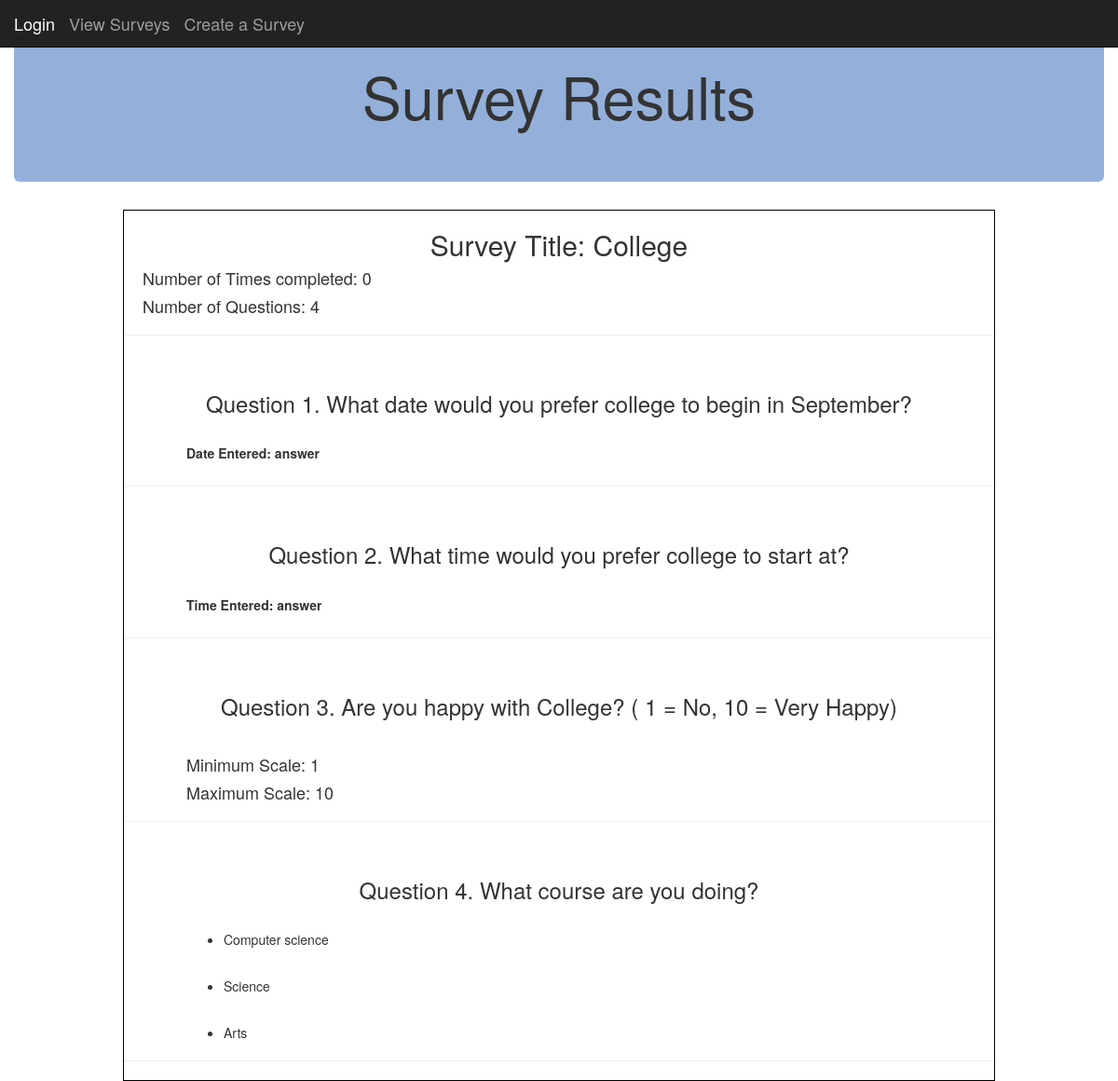
Screenshot of /post_detail/620/ with the database file from the repository.
### posts/models.py (models this page shows, shortened)
class Post(models.Model):
	title = models.CharField(max_length = 250)
	dateSurvCreated = models.DateTimeField()
	numOfQuestions = models.IntegerField( default = '1')
	numOfTimesCompleted = models.IntegerField( default = '1')

class Question(models.Model):
	questionLabel = models.CharField(max_length = 250)
	surveybelongto = models.CharField(max_length = 250, default = "survey")
	questionNumber = models.IntegerField( default = '1')
	numberOfAnswers = models.IntegerField( default = '1')

class Answers(models.Model):
	answerID = models.CharField(max_length = 250)
	answerLabel = models.CharField(max_length = 250, default = "answer")
	questionNumber = models.IntegerField( default = '1')
	surveyTitle = models.CharField(max_length = 250, default = "survey")
	questionLabel = models.CharField(max_length = 250, default = "survey")
	questionType = models.CharField(max_length = 250, default = "Question type")
	scaleMinimum = models.IntegerField( default = '1')
	scaleMaximum = models.IntegerField( default = '1')
	urlForImage = models.CharField(max_length = 250, default = "URL")
	answerCounter = models.IntegerField( default = '0')

### sitepages/views.py (the view)
# urls.py: url(r'^post_detail/(?P<post_id>[0-9]+)/$',sitepages.views.post_detail, name="post_detail"),
def post_detail(request, post_id):
    obj = Post.objects.get(pk=post_id)
    questions = Question.objects.filter(surveybelongto=obj.title).values()
    answers = Answers.objects.filter(surveyTitle = obj.title).values()
    return render(request, 'sitepages/results.html',{'obj':obj, 'questions':questions, 'answers':answers}  )

### sitepages/templates/sitepages/results.html (shortened to what this page needs)
<!DOCTYPE html>
<html lang="en">
  <head>
    {% load static %}
    <link rel="stylesheet" type="text/css" href="{% static 'CSS/create_survey.css' %}"/>
    <link rel="stylesheet" type="text/css" href="{% static 'CSS/result.css' %}"/>
    <link rel="stylesheet" href="https://maxcdn.bootstrapcdn.com/bootstrap/3.3.7/css/bootstrap.min.css">
  </head>
	<nav class="navbar navbar-inverse navbar-fixed-top">
  		<div class="container-fluid">
    		<div class="navbar-header">
            <a class="navbar-brand active" href="{% url 'create_survey' %}">Login</a>
      			<a class="navbar-brand" href="{% url 'home' %}">View Surveys</a>
      			<a class="navbar-brand" href="{% url 'create_survey' %}">Create a Survey</a>
    		</div>
      		</div>
	</nav>
  <body>
 	<div class="container-fluid">
    <div class="jumbotron" style="background-color: #94B0DA">
      <h1 class = "text-center">Survey Results</h1>
    </div>
    <div id="parent">
    <div id="labels">
    <form action="" method="post" >
      <div class = "text-center">
        <h2>Survey Title: {{ obj.title }} </h2>
        <div class = "resultPos">
        <h4 class=text-left>Number of Times completed: {{ obj.numOfTimesCompleted }}</h4>
        <h4 class=text-left>Number of Questions: {{ obj.numOfQuestions }}
        </h4>
        </div>
      </div>
      <hr>
      {% for question in questions.all %}
        <br>
        <h3 class = "text-center">Question {{ question.questionNumber }}. {{ question.questionLabel }}</h3>
        {% for answer in answers.all %}
          {% if answer.questionNumber == question.questionNumber %}
            {% if answer.questionType == "checkBox" %}
            <div style="width:800px; margin:0 auto;">
              <br>
              <ul class = "text-left">
               <li>{{ answer.answerLabel }}</li>
              </ul>
            </div>
            {% endif %}
            {% if answer.questionType == "date" %}
            <div style="width:800px; margin:0 auto;">
              <br>
               <label>Date Entered: {{ answer.answerLabel }}</label>
            </div>
            {% endif %}
            {% if answer.questionType == "time" %}
            <div style="width:800px; margin:0 auto;">
              <br>
               <label>Time Entered: {{ answer.answerLabel }}</label>
            </div>
            {% endif %}
            {% if answer.questionType == "scale" %}
            {% ifchanged %}
            <div style="width:800px; margin:0 auto;">
              <br>
              <h4>Minimum Scale: {{ answer.scaleMinimum }}</h4>
              <h4>Maximum Scale: {{ answer.scaleMaximum }}</h4>
            </div>
            {% endifchanged %}
            {% endif %}
          {% endif %}
        {% endfor %}
        <hr>
      {% endfor %}
      </div>
    </div>
    </div>
  </body>
</html>

### static/CSS/create_survey.css (style rules this page uses)
body { position: relative; }
.resultPos { margin: 0 50px 0 0; }
#parent { width:80%; margin: 0 auto }
#labels, #controls { float:left; width:100%; border:1px solid rgba(0,0,0,1); height: auto; }

### static/CSS/result.css (style rules this page uses)
.resultPos { margin-left: 20px; }

### rows the page displays
Post: title "College", numOfTimesCompleted "0", numOfQuestions "4"
Question: questionNumber "1", questionLabel "What date would you prefer college to begin in September?"
Answers: answerLabel "answer"
Question: questionNumber "2", questionLabel "What time would you prefer college to start at?"
Answers: answerLabel "answer"
Question: questionNumber "3", questionLabel "Are you happy with College? ( 1 = No, 10 = Very Happy)"
Answers: scaleMinimum "1", scaleMaximum "10"
Question: questionNumber "4", questionLabel "What course are you doing?"
Answers: answerLabel "Computer science"
Answers: answerLabel "Science"
Answers: answerLabel "Arts"
